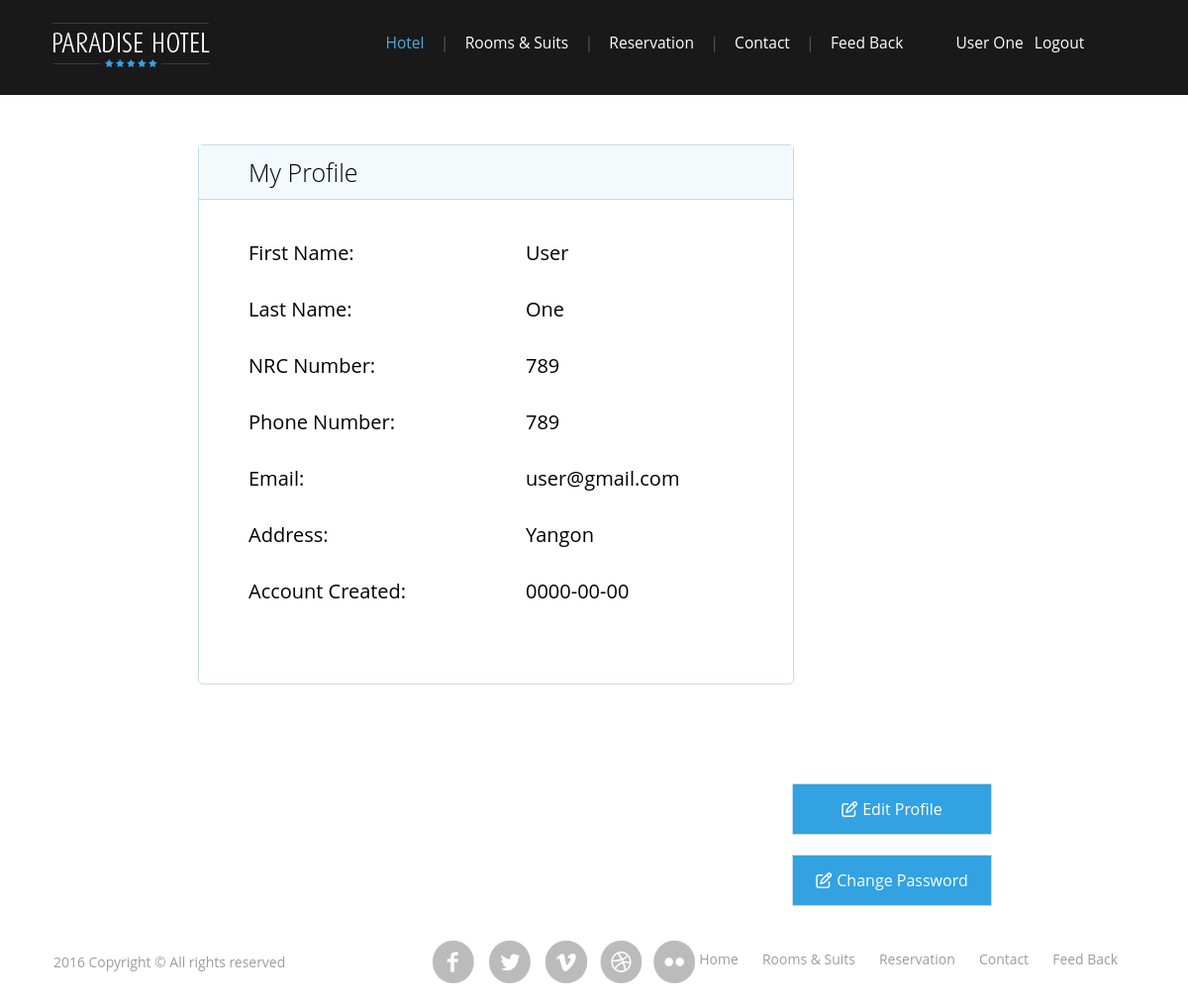
Page /src/user_profile.php (signed in) on the committed database.
### tables this page shows
CREATE TABLE IF NOT EXISTS `user` (
  `id` int(11) NOT NULL AUTO_INCREMENT,
  `first_name` varchar(50) NOT NULL,
  `last_name` varchar(50) NOT NULL,
  `nrc_no` varchar(30) NOT NULL,
  `phone_no` int(11) NOT NULL,
  `email` varchar(50) NOT NULL,
  `address` text NOT NULL,
  `password` varchar(50) NOT NULL,
  `confirm_password` varchar(50) NOT NULL,
  `status` int(11) NOT NULL DEFAULT '0',
  `created` date NOT NULL,
  PRIMARY KEY (`id`)
);

### src/user_profile.php (the view, shortened to what this page needs)
<?php
	include ("db_connect.php");
	include '../header.php';
	$userid = $_SESSION["userid"];
	$select_user = "SELECT * FROM user WHERE id = '$userid'";
	$result = mysqli_query($con,$select_user);
 ?>
 <!DOCTYPE html>
 <html lang="en">
 <head>
 	<link rel="stylesheet" href="../css/admin.css">
 </head>
 <body>
 	<div id="profile_main">
 		<div id="profile_wrapper">
 			<header>
 				<h2>My Profile</h2>
 			</header>
 			<?php while($row = mysqli_fetch_array($result)): ?>
 			<div class="profile_form_wrap">
 				<label for="" class="profile_label">First Name:</label>
 				<div class="profile_h3">
 					<h3><?php echo $row['first_name']; ?></h3>
 				</div>
 			</div>
 			<div class="profile_form_wrap">
 				<label for="" class="profile_label">Last Name:</label>
 				<div class="profile_h3">
 					<h3><?php echo $row['last_name']; ?></h3>
 				</div>
 			</div>
 			<div class="profile_form_wrap">
 				<label for="" class="profile_label">NRC Number:</label>
 				<div class="profile_h3">
 					<h3><?php echo $row['nrc_no']; ?></h3>
 				</div>
 			</div>
 			<div class="profile_form_wrap">
 				<label for="" class="profile_label">Phone Number:</label>
 				<div class="profile_h3">
 					<h3><?php echo $row['phone_no']; ?></h3>
 				</div>
 			</div>
 			<div class="profile_form_wrap">
 				<label for="" class="profile_label">Email:</label>
 				<div class="profile_h3">
 					<h3><?php echo $row['email']; ?></h3>
 				</div>
 			</div>
 			<div class="profile_form_wrap">
 				<label for="" class="profile_label">Address:</label>
 				<div class="profile_h3">
 					<h3><?php echo $row['address']; ?></h3>
 				</div>
 			</div>
 			<div class="profile_form_wrap">
 				<label for="" class="profile_label">Account Created:</label>
 				<div class="profile_h3">
 					<h3><?php echo $row['created']; ?></h3>
 				</div>
 			</div>
 		<?php endwhile; ?>
 		</div>
 		<div class="profile_edit_btn">
 			<a href="user_profile_edit.php">
 				<i class="fa fa-edit"></i>Edit Profile
 			</a>
 			<a href="user_password_change.php">
 				<i class="fa fa-edit"></i>Change Password
 			</a>
 		</div>
 	</div>
 </body>
 </html>
 <?php include '../footer.php'; ?>

### css/style.css (style rules this page uses)
html,body,div,span,applet,object,iframe,h1,h2,h3,h4,h5,h6,p,blockquote,pre,a,abbr,acronym,address,big,cite,code,del,dfn,em,img,ins,kbd,q,s,samp,small,strike,strong,sub,sup,tt,var,b,u,i,dl,dt,dd,ol,nav ul,nav li,fieldset,form,label,legend,table,caption,tbody,tfoot,thead,tr,th,td,article,aside,canvas,details,embed,figure,figcaption,footer,header,hgroup,menu,nav,output,ruby,section,summary,time,mark,audio,video { margin:0;padding:0;border:0;font-size:100%;font:inherit;vertical-align:baseline; }
article, aside, details, figcaption, figure,footer, header, hgroup, menu, nav, section { display: block; }
a { text-decoration:none; }
body { font-family: 'Open Sans', sans-serif; background:#ffffff; font-size: 100%; }

### css/admin.css (style rules this page uses)
#profile_main { width: 100%; }
#profile_wrapper { width: 50%; margin: 50px 0px 50px 200px; border: 1px solid #c3ddec; border-radius: 5px; padding-bottom: 50px; float: left; }
#profile_wrapper header { width: 100%; margin-bottom: 40px; padding-top: 10px; padding-bottom: 10px; border-bottom: 1px solid #c3ddec; background-color: #F4F9FB; }
#profile_wrapper h2 { font-size: 25px; font-weight: 100; padding-left: 50px; }
.profile_form_wrap { width: 600px; margin-bottom: 30px; display: block; padding-left: 50px; }
.profile_label { width: 100px; font-size: 20px; }
.profile_h3 { width: 200px; display: block; float: right; margin-right: 120px; }
.profile_h3 h3 { display: block; font-size: 20px; }
.profile_edit_btn { width: 200px; float: right; margin-top: 50px; margin-right: 200px; }
.profile_edit_btn a { display: block; width: 100%; line-height: 50px; border: 1px solid #c3ddec; margin-bottom: 20px; text-align: center; background: #32A2E3; color: #FFF; }
.profile_edit_btn i { margin-right: 5px; }

### rows in the picture
user: first_name "User", last_name "One", nrc_no "789", phone_no "789", email "user@gmail.com", address "Yangon", created "0000-00-00"

### other values in the picture
$_SESSION['userName'] "User One"
